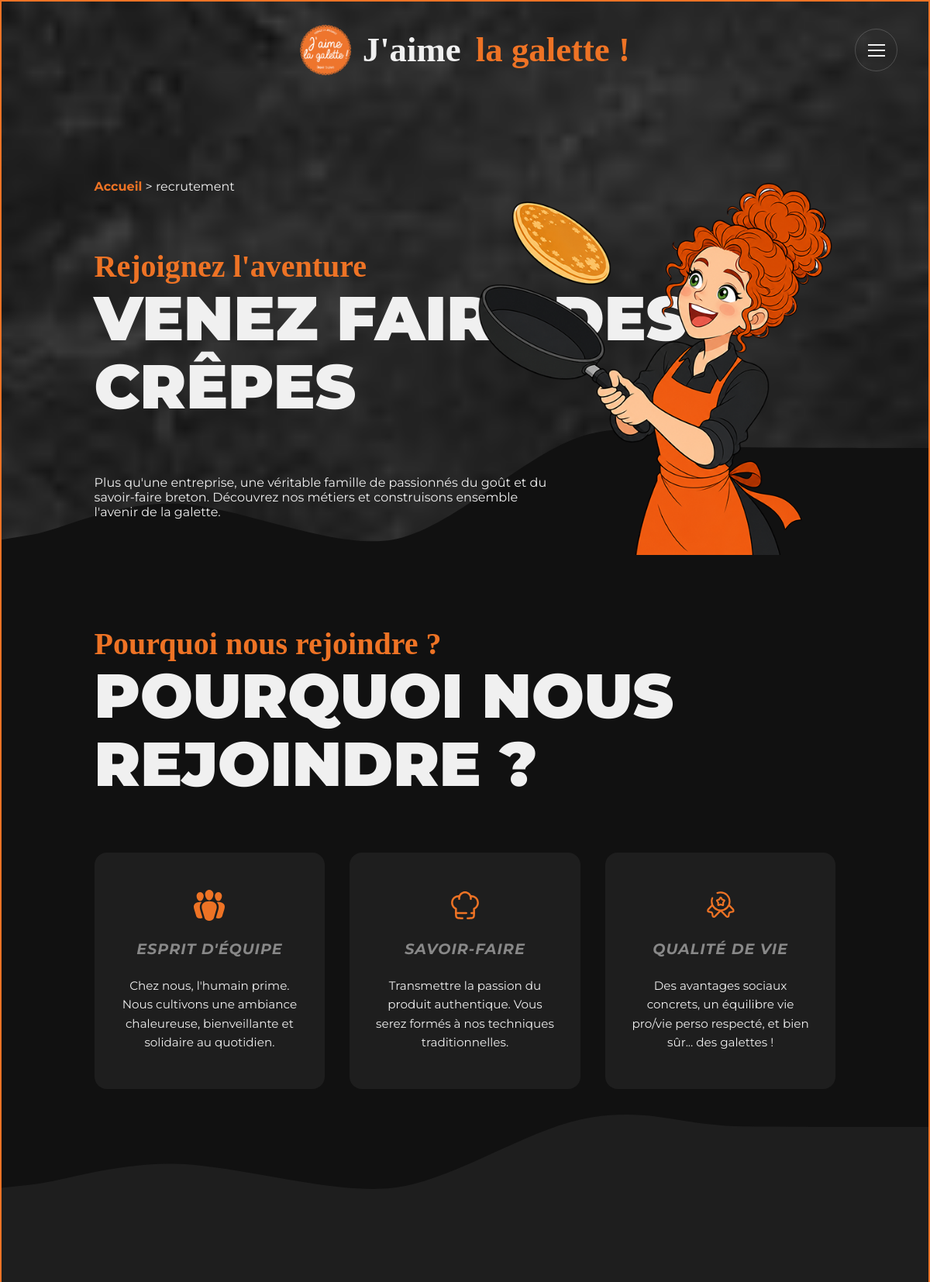
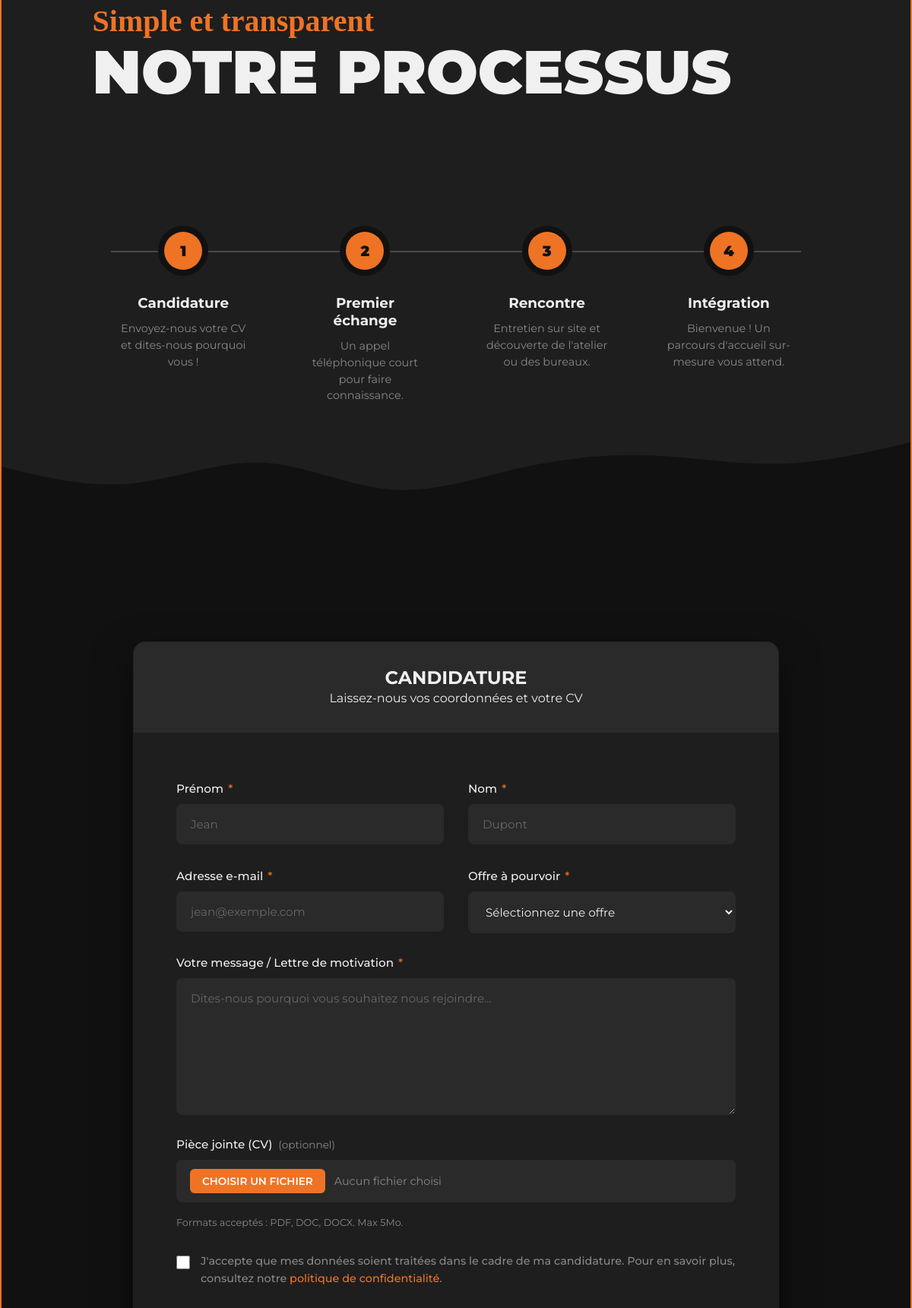
/lws-ready/pages/recrutement/index.php (upper part), run on the app's committed database (2 pictures, top to bottom).
### tables this page shows
CREATE TABLE footer (
    id INT AUTO_INCREMENT PRIMARY KEY,
    logo VARCHAR(255),
    alt_logo VARCHAR(255),
    description TEXT,
    copyright VARCHAR(255)
);

CREATE TABLE partial_Intro (
    id INT AUTO_INCREMENT PRIMARY KEY,
    sous_titre VARCHAR(255),
    titre VARCHAR(255) NOT NULL,
    citation TEXT,
    contenu TEXT,
    nom_page VARCHAR(100) NOT NULL,
    image_fond VARCHAR(255),
    alt_fond VARCHAR(255),
    image_mascotte VARCHAR(255),
    alt_mascotte VARCHAR(255),
    marque_id INT DEFAULT NULL,
    KEY fk_intro_marque (marque_id),
    CONSTRAINT fk_intro_marque FOREIGN KEY (marque_id) REFERENCES marque (id) ON DELETE SET NULL ON UPDATE CASCADE
);

CREATE TABLE partial_Recrutement (
    id INT AUTO_INCREMENT PRIMARY KEY,
    sous_titre VARCHAR(255) NOT NULL,
    titre VARCHAR(255) NOT NULL
);

CREATE TABLE card_Recrutement (
    id INT AUTO_INCREMENT PRIMARY KEY,
    partial_recrutement_id INT NOT NULL,
    image VARCHAR(255),
    alt VARCHAR(255),
    titre VARCHAR(255) NOT NULL,
    description TEXT,
    ordre INT DEFAULT 0,
    CONSTRAINT fk_card_recrutement FOREIGN KEY (partial_recrutement_id) REFERENCES partial_Recrutement (id) ON DELETE CASCADE ON UPDATE CASCADE
);

CREATE TABLE partial_Processus (
    id INT AUTO_INCREMENT PRIMARY KEY,
    sous_titre VARCHAR(255) NOT NULL,
    titre VARCHAR(255) NOT NULL
);

CREATE TABLE etape_Processus (
    id INT AUTO_INCREMENT PRIMARY KEY,
    partial_processus_id INT NOT NULL,
    titre VARCHAR(255) NOT NULL,
    description TEXT,
    ordre INT DEFAULT 0,
    CONSTRAINT fk_etape_processus FOREIGN KEY (partial_processus_id) REFERENCES partial_Processus (id) ON DELETE CASCADE ON UPDATE CASCADE
);

### lws-ready/app/partials/formulaire-recrutement.php (the view, shortened to what this page needs)
<?php
static $formulaireRecrutementStyleLoaded = false;
if (!$formulaireRecrutementStyleLoaded): $formulaireRecrutementStyleLoaded = true;
?>
<link rel="stylesheet" href="/assets/css/partials/formulaire/formulaire-base.css">
<?php
endif;
$formErreurs = $formResult['errors'] ?? [];
$formSucces  = $formResult['success'] ?? false;
?>
<section id="formulaire-recrutement">
    <div class="formulaire-wrapper">
        <div class="formulaire-header">
            <h2 class="formulaire-titre-principal">
                <?= htmlspecialchars($titreFormulaireRecrutement['titre'] ?? 'CANDIDATURE', ENT_QUOTES, 'UTF-8') ?>
            </h2>
            <p class="formulaire-sous-titre">
                <?= htmlspecialchars($titreFormulaireRecrutement['sous_titre'] ?? 'Laissez-nous vos coordonnées et votre CV', ENT_QUOTES, 'UTF-8') ?>
            </p>
        </div>
        <div class="formulaire-panneaux">
            <?php
            if ($formSucces) : ?>
            <div class="formulaire-succes" role="alert">
                <p><?= htmlspecialchars($messageSuccesRecrutement ?? 'Votre candidature a bien été envoyée ! Nous vous recontacterons dans les plus brefs délais.', ENT_QUOTES, 'UTF-8') ?>
                </p>
            </div>
            <?php else : ?>
            <form method="post" action="#formulaire-recrutement" enctype="multipart/form-data" novalidate
                class="formulaire-form">
                <div class="formulaire-grille-2">
                    <div class="formulaire-champ <?= !empty($formErreurs['prenom']) ? 'erreur' : '' ?>">
                        <label for="r-prenom">Prénom <span class="obligatoire" aria-hidden="true">*</span></label>
                        <input type="text" id="r-prenom" name="prenom"
                            value="<?= htmlspecialchars($_POST['prenom'] ?? '', ENT_QUOTES, 'UTF-8') ?>"
                            placeholder="Jean" required autocomplete="given-name">
                    </div>
                    <div class="formulaire-champ <?= !empty($formErreurs['nom']) ? 'erreur' : '' ?>">
                        <label for="r-nom">Nom <span class="obligatoire" aria-hidden="true">*</span></label>
                        <input type="text" id="r-nom" name="nom"
                            value="<?= htmlspecialchars($_POST['nom'] ?? '', ENT_QUOTES, 'UTF-8') ?>"
                            placeholder="Dupont" required autocomplete="family-name">
                    </div>
                    <div class="formulaire-champ <?= !empty($formErreurs['email']) ? 'erreur' : '' ?>">
                        <label for="r-email">Adresse e-mail <span class="obligatoire"
                                aria-hidden="true">*</span></label>
                        <input type="email" id="r-email" name="email"
                            value="<?= htmlspecialchars($_POST['email'] ?? '', ENT_QUOTES, 'UTF-8') ?>"
                            placeholder="jean@exemple.com" required autocomplete="email">
                    </div>
                    <div class="formulaire-champ <?= !empty($formErreurs['type_candidature']) ? 'erreur' : '' ?>">
                        <label for="r-type-candidature">Offre à pourvoir <span class="obligatoire"
                                aria-hidden="true">*</span></label>
                        <select id="r-type-candidature" name="type_candidature" required>
                            <option value="">Sélectionnez une offre</option>
                        </select>
                    </div>
                </div>
                <div class="formulaire-champ <?= !empty($formErreurs['message']) ? 'erreur' : '' ?>">
                    <label for="r-message">Votre message / Lettre de motivation <span class="obligatoire"
                            aria-hidden="true">*</span></label>
                    <textarea id="r-message" name="message" rows="5" required
                        placeholder="Dites-nous pourquoi vous souhaitez nous rejoindre..."><?= htmlspecialchars($_POST['message'] ?? '', ENT_QUOTES, 'UTF-8') ?></textarea>
                </div>
                <div class="formulaire-champ formulaire-fichier <?= !empty($formErreurs['cv']) ? 'erreur' : '' ?>">
                    <label for="r-cv">Pièce jointe (CV) <span class="optionnel">(optionnel)</span></label>
                    <div class="fichier-wrapper">
                        <button type="button" class="fichier-btn">Choisir un fichier</button>
                        <span class="fichier-nom">Aucun fichier choisi</span>
                    </div>
                    <p class="formats-info">Formats acceptés : PDF, DOC, DOCX. Max 5Mo.</p>
                </div>
                <div class="formulaire-champ formulaire-rgpd <?= !empty($formErreurs['rgpd']) ? 'erreur' : '' ?>">
                    <label class="formulaire-rgpd-label">
                        <input type="checkbox" name="rgpd" value="1" required
                            <?= !empty($_POST['rgpd']) ? 'checked' : '' ?>>
                        <span>
                            J'accepte que mes données soient traitées dans le cadre de ma candidature. Pour en savoir
                            plus, consultez notre <a href="/politique-confidentialite">politique de confidentialité</a>.
                        </span>
                    </label>
                </div>
            </form>
            <?php endif; ?>
        </div>
    </div>
</section>

### lws-ready/app/partials/header.php (shortened to what this page needs)
<?php
static $headerStyleLoaded = false;
if (!$headerStyleLoaded): $headerStyleLoaded = true;
?>
<link rel="stylesheet" href="/assets/css/partials/header/header.css">
<?php endif; ?>
<header>
    <div>
        <a href="/">
            <?php
            if (!empty($footer['logo'])): ?>
            <img src="<?= htmlspecialchars($footer['logo']) ?>" alt="Logo J'aime la Galette" loading="eager">
            <?php
            else: ?>
            <img src="/assets/images/logo_jaimelagalette.png" alt="Logo J'aime la Galette" loading="eager">
            <?php
            endif; ?>
            <span>
                <span>J'aime</span>
                <span>la galette !</span>
            </span>
        </a>
        <button class="burger-btn" id="burgerBtn" aria-label="Ouvrir le menu" aria-expanded="false"
            aria-controls="navModal">
            <span></span>
            <span></span>
            <span></span>
        </button>
    </div>
</header>

### lws-ready/app/partials/intro.php (shortened to what this page needs)
<?php
static $introStyleLoaded = false;
if (!$introStyleLoaded): $introStyleLoaded = true;
?>
<link rel="stylesheet" href="/assets/css/partials/intro/intro.css">
<?php endif; ?>
<?php
if (!empty($intro)): ?>
<section id="intro">
    <div class="fil_ariane">
        <a href="/">Accueil</a> > <span><?= htmlspecialchars($intro['nom_page']) ?></span>
    </div>
    <div class="titre">
        <h3><?= htmlspecialchars($intro['sous_titre']) ?></h3>
        <h2><?= htmlspecialchars($intro['titre']) ?></h2>
    </div>
    <?php if (!empty($intro['contenu'])): ?>
    <div class="contenu">
        <?= nl2br(htmlspecialchars($intro['contenu'])) ?>
    </div>
    <?php endif; ?>
    <?php if (!empty($intro['image_mascotte'])): ?>
    <img src="<?= htmlspecialchars($intro['image_mascotte']) ?>"
        alt="<?= htmlspecialchars($intro['alt_mascotte'] ?? '') ?>" class="intro_mascotte" loading="eager">
    <?php endif; ?>
    <img src="/assets/images/intro/vague_intro.svg" class="vague_intro" alt="Image d'une vague stylisée">
</section>
<?php endif; ?>

### lws-ready/app/partials/pourquoi-nous-rejoindre.php
<?php
static $recrutementStyleLoaded = false;
if (!$recrutementStyleLoaded): $recrutementStyleLoaded = true;
?>
<link rel="stylesheet" href="/assets/css/partials/pourquoi-nous-rejoindre/pourquoi-nous-rejoindre.css">
<?php endif; ?>
<?php
if (!empty($recrutement) && !empty($cardsRecrutement)):
?>
<section id="recrutement-pourquoi">
    <div class="titre">
        <h3><?= htmlspecialchars($recrutement['sous_titre'] ?? 'Pourquoi nous rejoindre ?', ENT_QUOTES, 'UTF-8') ?></h3>
        <h2><?= htmlspecialchars($recrutement['titre'] ?? 'Pourquoi nous rejoindre ?', ENT_QUOTES, 'UTF-8') ?></h2>
    </div>
    <div class="grid-3-recrutement">
        <?php foreach ($cardsRecrutement as $card): ?>
        <div class="card recrutement-card">
            <?php if (!empty($card['image'])): ?>
            <img src="<?= htmlspecialchars($card['image'], ENT_QUOTES, 'UTF-8') ?>"
                alt="<?= htmlspecialchars($card['alt'] ?? '', ENT_QUOTES, 'UTF-8') ?>" loading="lazy">
            <?php endif; ?>
            <span
                class="recrutement-card-titre"><?= htmlspecialchars($card['titre'] ?? '', ENT_QUOTES, 'UTF-8') ?></span>
            <?php if (!empty($card['description'])): ?>
            <p class="recrutement-card-description"><?= htmlspecialchars($card['description'], ENT_QUOTES, 'UTF-8') ?>
            </p>
            <?php endif; ?>
        </div>
        <?php endforeach; ?>
    </div>
    <img src="/assets/images/vague3.svg" class="vague-recrutement" alt="Image d'une vague stylisée">
</section>
<?php endif; ?>

### lws-ready/app/partials/processus-recrutement.php (shortened to what this page needs)
<?php
static $processusStyleLoaded = false;
if (!$processusStyleLoaded): $processusStyleLoaded = true;
?>
<link rel="stylesheet" href="/assets/css/partials/processus/processus.css">
<?php endif; ?>
<?php
if (!empty($processus) && !empty($etapesProcessus)):
?>
<section id="processus-recrutement">
    <div class="titre">
        <h3><?= htmlspecialchars($processus['sous_titre'] ?? 'Simple et transparent', ENT_QUOTES, 'UTF-8') ?></h3>
        <h2><?= htmlspecialchars($processus['titre'] ?? 'Notre processus', ENT_QUOTES, 'UTF-8') ?></h2>
    </div>
    <div class="processus-timeline">
        <?php foreach ($etapesProcessus as $index => $etape):
            $numero = $index + 1;
        ?>
        <div class="processus-etape">
            <div class="processus-etape-numero">
                <span><?= $numero ?></span>
            </div>
            <div class="processus-etape-contenu">
                <h3 class="processus-etape-titre"><?= htmlspecialchars($etape['titre'] ?? '', ENT_QUOTES, 'UTF-8') ?>
                </h3>
                <p class="processus-etape-description">
                    <?= htmlspecialchars($etape['description'] ?? '', ENT_QUOTES, 'UTF-8') ?></p>
            </div>
        </div>
        <?php endforeach; ?>
    </div>
    <img src="/assets/images/vague2.svg" class="vague-processus" alt="Image d'une vague stylisée">
</section>
<?php endif; ?>

### data on the page
footer: logo (picture)
partial_intro: nom_page "recrutement", sous_titre "Rejoignez l'aventure", titre "VENEZ FAIRE DES CRÊPES", contenu "Plus qu'une entreprise, une véritable famille de passionnés du goût et du savoir-faire breton. Découvrez nos métiers et construisons ensemble l'avenir de la galette.", image_mascotte (picture)
partial_recrutement: sous_titre "Pourquoi nous rejoindre ?", titre "POURQUOI NOUS REJOINDRE ?"
card_recrutement: image (picture), titre "ESPRIT D'ÉQUIPE", description "Chez nous, l'humain prime. Nous cultivons une ambiance chaleureuse, bienveillante et solidaire au quotidien."
card_recrutement: image (picture), titre "SAVOIR-FAIRE", description "Transmettre la passion du produit authentique. Vous serez formés à nos techniques traditionnelles."
card_recrutement: image (picture), titre "QUALITÉ DE VIE", description "Des avantages sociaux concrets, un équilibre vie pro/vie perso respecté, et bien sûr... des galettes !"
partial_processus: sous_titre "Simple et transparent", titre "NOTRE PROCESSUS"
etape_processus: numero "1", titre "Candidature", description "Envoyez-nous votre CV et dites-nous pourquoi vous !"
etape_processus: numero "2", titre "Premier échange", description "Un appel téléphonique court pour faire connaissance."
etape_processus: numero "3", titre "Rencontre", description "Entretien sur site et découverte de l'atelier ou des bureaux."
etape_processus: numero "4", titre "Intégration", description "Bienvenue ! Un parcours d'accueil sur-mesure vous attend."

### other printed values
$titreFormulaireRecrutement['titre'] "CANDIDATURE"
$titreFormulaireRecrutement['sous_titre'] "Laissez-nous vos coordonnées et votre CV"
